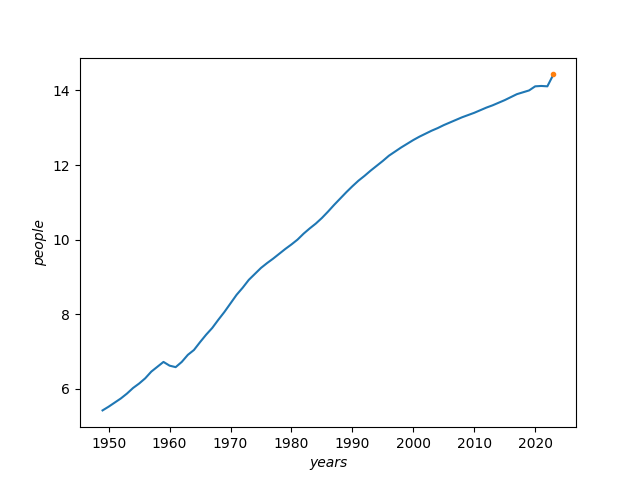

Write Python code to recreate this figure.
# -*- coding: utf-8 -*-
import numpy as np
import matplotlib.pyplot as plt
from scipy.optimize import curve_fit

people = [5.42, 5.52, 5.63, 5.74, 5.87, 6.02, 6.14, 6.28, 6.46, 6.59,
          6.72, 6.62, 6.58, 6.72, 6.91, 7.04, 7.25, 7.45, 7.63, 7.85,
          8.06, 8.29, 8.52, 8.71, 8.92, 9.08, 9.24, 9.37, 9.49, 9.62,
          9.75, 9.87, 10.00, 10.16, 10.30, 10.43, 10.58, 10.75, 10.93, 11.10,
          11.27, 11.43, 11.58, 11.71, 11.85, 11.98, 12.11, 12.25, 12.36, 12.47,
          12.57, 12.67, 12.76, 12.84, 12.92, 12.99, 13.07, 13.14, 13.21, 13.28,
          13.34, 13.40, 13.47, 13.54, 13.60, 13.67, 13.74, 13.82, 13.90, 13.95,
          14.00, 14.11, 14.12, 14.11]
people = np.array(people)
years = np.arange(1949, 2023)


# 定义logistic回归模型
def logistic_increase_function(t, K, r):
    # t:time   t_0:initial time    P_0:initial_value    K:capacity  r:increase_rate
    P_0 = people[0]
    t_0 = years[0]
    exp_value = np.exp(r * (t - t_0))
    return (K * exp_value * P_0) / (K + (exp_value - 1) * P_0)


# 最小二乘法回归参数并进行预测
[popt, pcov] = curve_fit(logistic_increase_function, years, people)
predict = logistic_increase_function(2023, popt[0], popt[1])

# 将预测数据进行可视化展现
people = np.append(people, predict)
years = np.append(years, 2023)
fig, ax = plt.subplots(1, 1)
ax.plot(years, people)
ax.plot(2023, predict, marker='.')
ax.set_xlabel("years", fontstyle='italic')
ax.set_ylabel("people", fontstyle='oblique')
plt.savefig("logistic")
fig.show()
